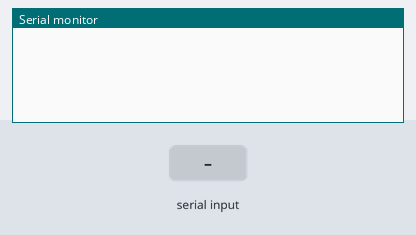
This sketch was run on a simulated Arduino Uno, built with avr-gcc and run on an emulated ATmega328P. On the bench: the last lines printed to the serial monitor. The test bench sets the inputs (shaded band).

Above: at 1.2 s.
1.3 s: "1" received over Serial
At 2.3 s:
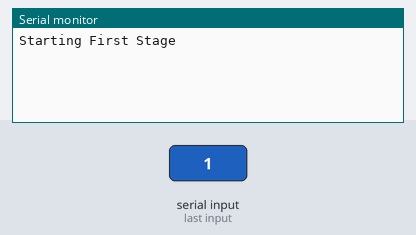
2.8 s: "2" received over Serial
At 3.5 s:
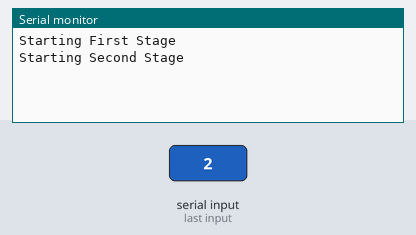
4.3 s: "3" received over Serial
At 4.6 s:
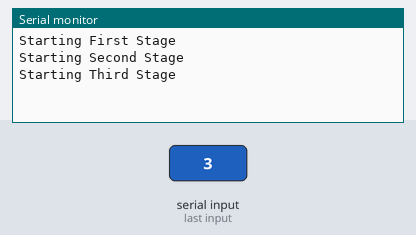

Measured:
- after the input at 1.3 s, the serial monitor: prints a new line at once (image 1)
- after the input at 2.8 s, the serial monitor: prints a new line at once (image 2)
- after the input at 4.3 s, the serial monitor: prints a new line at once (image 3)

The sketch:

sketch.ino
```cpp
char inByte;
int start = 1;

void setup() {
  Serial.begin(115200);
}

void loop() {

  if( Serial.available() > 0 )
  {
    inByte = Serial.read();
    missionStage();
  }

}

void missionStage()
{
  if(inByte == '1')
  {
    Serial.println("Starting First Stage");
    delay(10);
  }
  else if(inByte == '2')
  {
    Serial.println("Starting Second Stage");
    delay(10);
  }
  else if(inByte == '3')
  {
    Serial.println("Starting Third Stage");
    delay(10);
  }

}
```
